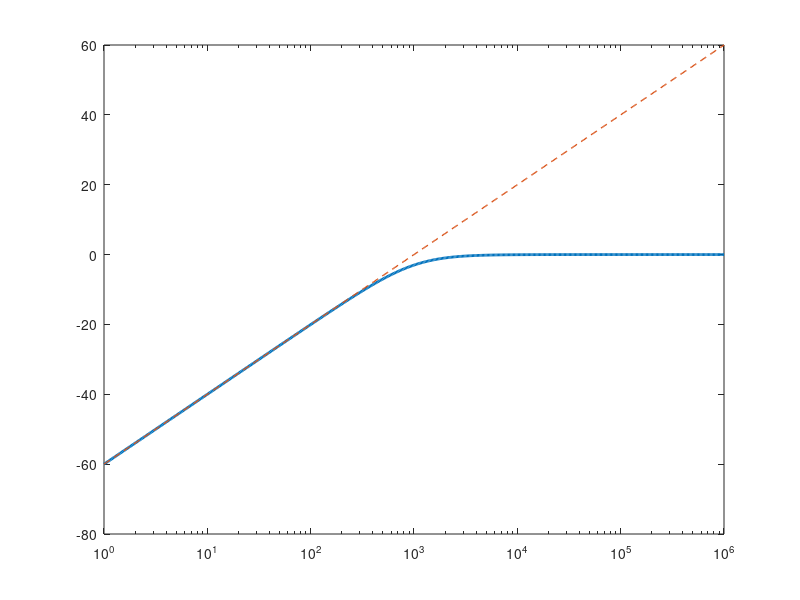

This figure's MATLAB source: (Note: this script raises an error after producing the figure.)
fc = 1e3;                          % corner frequency (Hz), from tau
f  = logspace(0, 6, 500);          % 1 Hz to 1 MHz
r  = f / fc;
SE = 20*log10(r ./ sqrt(1 + r.^2));

figure; 
semilogx(f, SE, 'LineWidth', 2); hold on;
semilogx(f, 20*log10(max(r,1e-12)), '--', 'LineWidth', 1);   % asymptote
yline(0, ':');                                              % 0 dB plateau
xline(fc, '--k');                                           % corner
plot(fc, -3, 'o', 'MarkerFaceColor', 'r');
text(fc*1.4, -12, 'f_c \approx 1/(2\pi\tau)');

xlabel('Frequency (Hz)');
ylabel('Shielding effectiveness, SE (dB)');
ylim([-25 45]);
grid on; grid minor;
legend({'SE(f)','20 dB/decade asymptote'}, 'Location','southeast');
title('SE vs frequency: high-pass corner at f_c');
